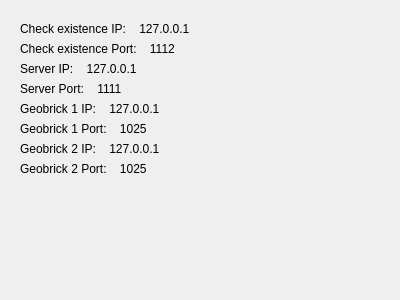
<?xml version="1.0" encoding="UTF-8"?>
<ui version="4.0">
 <class>Dialog</class>
 <widget class="QDialog" name="Dialog">
  <property name="geometry">
   <rect>
    <x>0</x>
    <y>0</y>
    <width>400</width>
    <height>300</height>
   </rect>
  </property>
  <property name="windowTitle">
   <string>Status</string>
  </property>
  <widget class="QLabel" name="label">
   <property name="geometry">
    <rect>
     <x>20</x>
     <y>20</y>
     <width>361</width>
     <height>17</height>
    </rect>
   </property>
   <property name="text">
    <string>Check existence IP:    127.0.0.1</string>
   </property>
  </widget>
  <widget class="QLabel" name="label_2">
   <property name="geometry">
    <rect>
     <x>20</x>
     <y>40</y>
     <width>361</width>
     <height>17</height>
    </rect>
   </property>
   <property name="text">
    <string>Check existence Port:    1112</string>
   </property>
  </widget>
  <widget class="QLabel" name="label_3">
   <property name="geometry">
    <rect>
     <x>20</x>
     <y>60</y>
     <width>361</width>
     <height>17</height>
    </rect>
   </property>
   <property name="text">
    <string>Server IP:    127.0.0.1</string>
   </property>
  </widget>
  <widget class="QLabel" name="label_4">
   <property name="geometry">
    <rect>
     <x>20</x>
     <y>80</y>
     <width>361</width>
     <height>17</height>
    </rect>
   </property>
   <property name="text">
    <string>Server Port:    1111</string>
   </property>
  </widget>
  <widget class="QLabel" name="label_5">
   <property name="geometry">
    <rect>
     <x>20</x>
     <y>100</y>
     <width>361</width>
     <height>17</height>
    </rect>
   </property>
   <property name="text">
    <string>Geobrick 1 IP:    127.0.0.1</string>
   </property>
  </widget>
  <widget class="QLabel" name="label_6">
   <property name="geometry">
    <rect>
     <x>20</x>
     <y>120</y>
     <width>361</width>
     <height>17</height>
    </rect>
   </property>
   <property name="text">
    <string>Geobrick 1 Port:    1025</string>
   </property>
  </widget>
  <widget class="QLabel" name="label_7">
   <property name="geometry">
    <rect>
     <x>20</x>
     <y>140</y>
     <width>361</width>
     <height>17</height>
    </rect>
   </property>
   <property name="text">
    <string>Geobrick 2 IP:    127.0.0.1</string>
   </property>
  </widget>
  <widget class="QLabel" name="label_8">
   <property name="geometry">
    <rect>
     <x>20</x>
     <y>160</y>
     <width>361</width>
     <height>17</height>
    </rect>
   </property>
   <property name="text">
    <string>Geobrick 2 Port:    1025</string>
   </property>
  </widget>
 </widget>
 <resources/>
 <connections/>
</ui>
